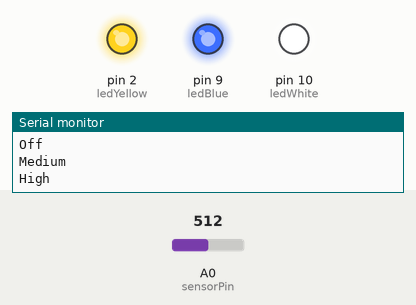
This sketch was run on a simulated Arduino Uno, built with avr-gcc and run on an emulated ATmega328P. Shown: output pins drawn as LEDs (lit = HIGH), the last lines printed to the serial monitor. The test bench sets the inputs (shaded band); at power-on: A0 (sensorPin) = 512.

Above: at 1.2 s.
1.3 s: A0 (sensorPin) set to 130
At 1.8 s:
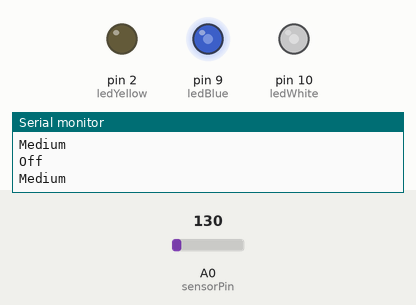
2.8 s: A0 (sensorPin) set to 100
At 3.4 s:
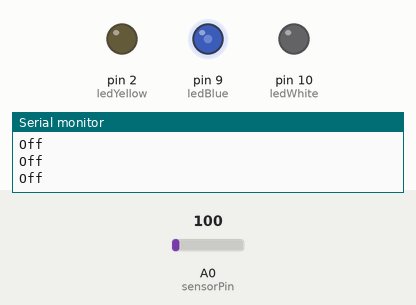
4.3 s: A0 (sensorPin) set to 122
At 4.7 s:
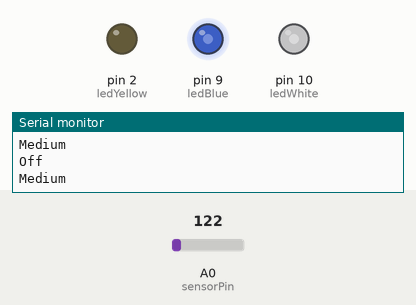
5.8 s: A0 (sensorPin) set to 150
At 6.1 s:
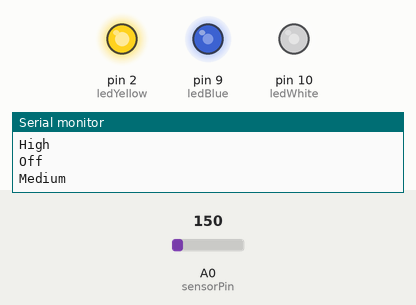
7.3 s: A0 (sensorPin) set to 130
At 8.3 s:
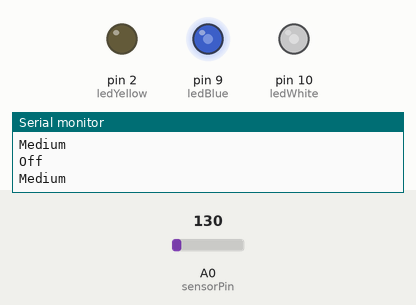
Timing chart, 0 to 10.3 s (numbered marks = the images above; inputs shaded):
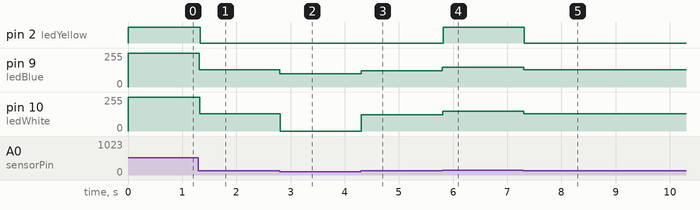

Measured:
- the behaviour switches between 110 and 111 on A0 (sensorPin) (found by bisection; images 2 and 3)
- the behaviour switches between 141 and 140 on A0 (sensorPin) (found by bisection; images 4 and 5)
- after the input at 1.3 s, pin 2 (ledYellow): HIGH → LOW at once; pin 9 (ledBlue), pin 10 (ledWhite): 255/255 → 130/255 at once
- after the input at 2.8 s, pin 9 (ledBlue): 130/255 → 100/255 at once; pin 10 (ledWhite): 130/255 → 0/255 at once
- after the input at 4.3 s, pin 9 (ledBlue): 100/255 → 122/255 at once; pin 10 (ledWhite): 0/255 → 122/255 at once
- after the input at 5.8 s, pin 2 (ledYellow): LOW → HIGH at once; pin 9 (ledBlue), pin 10 (ledWhite): 122/255 → 150/255 at once
- after the input at 7.3 s, pin 2 (ledYellow): HIGH → LOW at once; pin 9 (ledBlue), pin 10 (ledWhite): 150/255 → 130/255 at once

The sketch:

sketch_compCraftTest.ino
```cpp
int sensorPin = A0;    // select the input pin for the sensor
int ledBlue = 9;     // select the pin for the LED
int ledWhite = 10; //added white LED to the sketch
int ledYellow = 2; //added yellow LED to the sketch

int blueVal = 0;  // value of blue LED
int whiteVal = 0; //value of white LED
int yellowVal = 0; //value of yellow LED

void setup() {
  pinMode(ledBlue, OUTPUT);
  pinMode(ledWhite, OUTPUT);  //adding this to the sketch
  pinMode(ledYellow, OUTPUT); //adding this to the sketch
  pinMode(sensorPin, INPUT);
  Serial.begin(9600);
}

void loop() {

// read the value from the sensor:
blueVal = analogRead(sensorPin);
whiteVal = analogRead(sensorPin);
yellowVal = analogRead(sensorPin);

analogWrite(ledBlue, blueVal);
Serial.println("Off");


if (blueVal > 110) {
  analogWrite(ledWhite, whiteVal);
  Serial.println("Medium");
  } else {
  analogWrite(ledWhite, whiteVal = 0);
  }

if (whiteVal > 140) {
  analogWrite(ledYellow, yellowVal);
  Serial.println("High");
  } else {
  analogWrite(ledYellow, yellowVal = 0);
  }


//Print the value to the Serial monitor
//Serial.println("Off");
//Serial.println(whiteVal);
//Serial.println(yellowVal);

}
```
